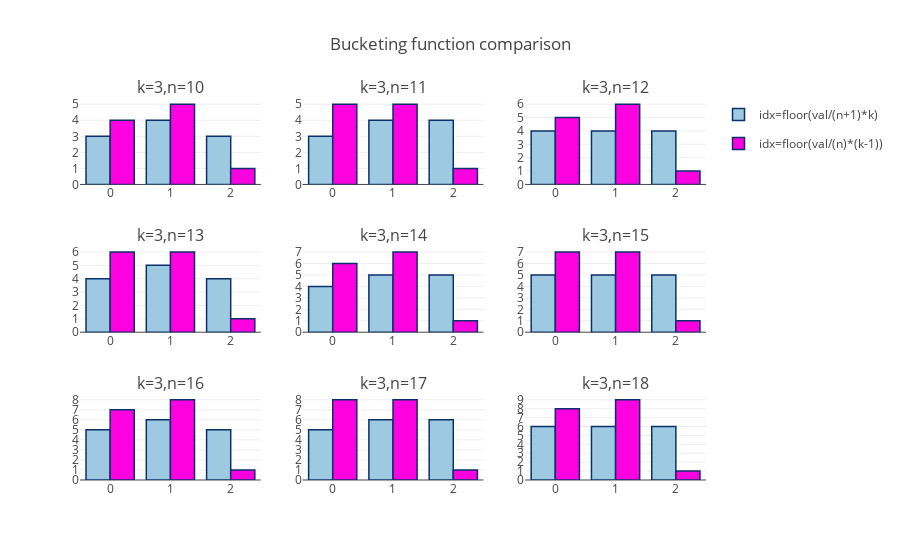

Write notebook code for a chart like this one.
### Code cell
from math import ceil,floor
# r: rows, c: columns,k: buckets,n: bucket size, start: first n
# we are going to have r*c buckets
r=3
c=3
k=3
start=10
end=start+r*c
all_buckets=[]


# GENERATE end-start examples BUCKETS WITH BOTH BUCKET FUNCTIONS 

all_buckets=generate_buckets(start,end)

# GENERATE BASIS FOR THE PLOTS, THE PLOT WILL HAVE R*C subplots

subplot_titles=["k={},n={}".format(k,start+i)  for i in range(r*c)]
fig = tools.make_subplots(rows=r,cols=c,subplot_titles=subplot_titles)
fig['layout'].update(title="Bucketing function comparison")

    
# LOOP THROUGH ALL THE BUCKET PAIRS 
for i, buckets in enumerate(all_buckets):
    
    input1,input2=buckets
    x_input1=[i for i in range(len(input1))]
    y_input1=[len(i) for i in input1]
    x_input2=[i for i in range(len(input2))]
    y_input2=[len(i) for i in input2]
    
    # SHOW LEGEND ONLY FOR 1.st PLOT
    showlegend= True if i == 0 else False
    
    
    # GENERATE BARS FOR THE PLOT, KEEP BAR1 bars IN ITS OWN GROUP AND BAR2 IN ITS OWN GROUP
    bar1=go.Bar(x=x_input1,\
                y=y_input1,\
                legendgroup='group',\
                name='idx=floor(val/(n+1)*k)',\
                showlegend=showlegend,
                marker=dict(\
                            color='rgb(158,202,225)',
                            line=dict(\
                                      color='rgb(8,48,107)',\
                                      width=1.5,
                                     )
                           )
               )
    
    bar2=go.Bar(x=x_input2, 
                y=y_input2,\
                legendgroup='group2',\
                name='idx=floor(val/(n)*(k-1))',\
                showlegend=showlegend,\
                marker=dict(\
                            color='rgb(255,0,225)',\
                            line=dict(\
                                      color='rgb(8,48,107)',\
                                      width=1.5,
                                     )       
                           )
               )
    
    
    
    
    
    # CHOOSE ROW BASED ON INDEX DIVISION BY COL, AND COLUMN BASED ON INDEX MODULUS DIVISION BY COL
    current_row=ceil((i+1)/c)
    current_col=(i)%c +1 
    
    # APPEN BARS TO CHARS
    fig.append_trace(bar1,current_row,current_col)
    fig.append_trace(bar2,current_row,current_col)
   
#fig['layout'].update(xaxis1=dict(dtick=1),xaxis2=dict(dtick=1))

# UPDATE X,Y dticks to 10 on all subplots
for i in range(1,r*c+1):
    fig['layout']['xaxis{}'.format(i)].update(dtick=1)
    fig['layout']['yaxis{}'.format(i)].update(dtick=1)

    
# SHOW THE GENERATED PLOT

iplot(fig)

### Figure 1 — Plotly figure (JSON) as saved in the notebook; plotly's stock layout.template omitted (floating-point values rounded to 4 significant figures)
{"data": [{"legendgroup": "group", "marker": {"color": "rgb(158,202,225)", "line": {"color": "rgb(8,48,107)", "width": 1.5}}, "name": "idx=floor(val/(n+1)*k)", "showlegend": true, "type": "bar", "uid": "851d9bf7-af4a-4b5d-a72f-56ef8d98f5e1", "x": [0, 1, 2], "xaxis": "x", "y": [3, 4, 3], "yaxis": "y"}, {"legendgroup": "group2", "marker": {"color": "rgb(255,0,225)", "line": {"color": "rgb(8,48,107)", "width": 1.5}}, "name": "idx=floor(val/(n)*(k-1))", "showlegend": true, "type": "bar", "uid": "a47985a9-e20f-4192-b2de-748d78e7956d", "x": [0, 1, 2], "xaxis": "x", "y": [4, 5, 1], "yaxis": "y"}, {"legendgroup": "group", "marker": {"color": "rgb(158,202,225)", "line": {"color": "rgb(8,48,107)", "width": 1.5}}, "name": "idx=floor(val/(n+1)*k)", "showlegend": false, "type": "bar", "uid": "3407bfaa-2582-424a-ad1e-6e4f18408971", "x": [0, 1, 2], "xaxis": "x2", "y": [3, 4, 4], "yaxis": "y2"}, {"legendgroup": "group2", "marker": {"color": "rgb(255,0,225)", "line": {"color": "rgb(8,48,107)", "width": 1.5}}, "name": "idx=floor(val/(n)*(k-1))", "showlegend": false, "type": "bar", "uid": "e043d3e6-cc0e-4afb-a5f7-3feb1baf1e85", "x": [0, 1, 2], "xaxis": "x2", "y": [5, 5, 1], "yaxis": "y2"}, {"legendgroup": "group", "marker": {"color": "rgb(158,202,225)", "line": {"color": "rgb(8,48,107)", "width": 1.5}}, "name": "idx=floor(val/(n+1)*k)", "showlegend": false, "type": "bar", "uid": "f1bd939a-e447-464e-97b9-6ccd2e288841", "x": [0, 1, 2], "xaxis": "x3", "y": [4, 4, 4], "yaxis": "y3"}, {"legendgroup": "group2", "marker": {"color": "rgb(255,0,225)", "line": {"color": "rgb(8,48,107)", "width": 1.5}}, "name": "idx=floor(val/(n)*(k-1))", "showlegend": false, "type": "bar", "uid": "a5418c4e-b9d9-4662-a46a-272f4855a779", "x": [0, 1, 2], "xaxis": "x3", "y": [5, 6, 1], "yaxis": "y3"}, {"legendgroup": "group", "marker": {"color": "rgb(158,202,225)", "line": {"color": "rgb(8,48,107)", "width": 1.5}}, "name": "idx=floor(val/(n+1)*k)", "showlegend": false, "type": "bar", "uid": "1424364d-bd63-4270-93ea-b8ffe07d830b", "x": [0, 1, 2], "xaxis": "x4", "y": [4, 5, 4], "yaxis": "y4"}, {"legendgroup": "group2", "marker": {"color": "rgb(255,0,225)", "line": {"color": "rgb(8,48,107)", "width": 1.5}}, "name": "idx=floor(val/(n)*(k-1))", "showlegend": false, "type": "bar", "uid": "dc5e9c93-77cb-49cf-8dea-0d56a8ee52d3", "x": [0, 1, 2], "xaxis": "x4", "y": [6, 6, 1], "yaxis": "y4"}, {"legendgroup": "group", "marker": {"color": "rgb(158,202,225)", "line": {"color": "rgb(8,48,107)", "width": 1.5}}, "name": "idx=floor(val/(n+1)*k)", "showlegend": false, "type": "bar", "uid": "81485785-80bf-49b7-aa63-77920e2c99be", "x": [0, 1, 2], "xaxis": "x5", "y": [4, 5, 5], "yaxis": "y5"}, {"legendgroup": "group2", "marker": {"color": "rgb(255,0,225)", "line": {"color": "rgb(8,48,107)", "width": 1.5}}, "name": "idx=floor(val/(n)*(k-1))", "showlegend": false, "type": "bar", "uid": "e903e0cb-8348-4a95-9a27-49b631fd5625", "x": [0, 1, 2], "xaxis": "x5", "y": [6, 7, 1], "yaxis": "y5"}, {"legendgroup": "group", "marker": {"color": "rgb(158,202,225)", "line": {"color": "rgb(8,48,107)", "width": 1.5}}, "name": "idx=floor(val/(n+1)*k)", "showlegend": false, "type": "bar", "uid": "9cdc3d1c-0f32-4813-8f4d-ad6b9e1a04a4", "x": [0, 1, 2], "xaxis": "x6", "y": [5, 5, 5], "yaxis": "y6"}, {"legendgroup": "group2", "marker": {"color": "rgb(255,0,225)", "line": {"color": "rgb(8,48,107)", "width": 1.5}}, "name": "idx=floor(val/(n)*(k-1))", "showlegend": false, "type": "bar", "uid": "de3c942b-61fc-44bf-968b-37a47d218d6f", "x": [0, 1, 2], "xaxis": "x6", "y": [7, 7, 1], "yaxis": "y6"}, {"legendgroup": "group", "marker": {"color": "rgb(158,202,225)", "line": {"color": "rgb(8,48,107)", "width": 1.5}}, "name": "idx=floor(val/(n+1)*k)", "showlegend": false, "type": "bar", "uid": "8fa6b542-af4b-45cc-8286-dd6d2e6eb585", "x": [0, 1, 2], "xaxis": "x7", "y": [5, 6, 5], "yaxis": "y7"}, {"legendgroup": "group2", "marker": {"color": "rgb(255,0,225)", "line": {"color": "rgb(8,48,107)", "width": 1.5}}, "name": "idx=floor(val/(n)*(k-1))", "showlegend": false, "type": "bar", "uid": "deb96a1f-04b3-409d-8150-c0529e0482bc", "x": [0, 1, 2], "xaxis": "x7", "y": [7, 8, 1], "yaxis": "y7"}, {"legendgroup": "group", "marker": {"color": "rgb(158,202,225)", "line": {"color": "rgb(8,48,107)", "width": 1.5}}, "name": "idx=floor(val/(n+1)*k)", "showlegend": false, "type": "bar", "uid": "059e0dcf-41f2-4174-bf99-3e393f29ad92", "x": [0, 1, 2], "xaxis": "x8", "y": [5, 6, 6], "yaxis": "y8"}, {"legendgroup": "group2", "marker": {"color": "rgb(255,0,225)", "line": {"color": "rgb(8,48,107)", "width": 1.5}}, "name": "idx=floor(val/(n)*(k-1))", "showlegend": false, "type": "bar", "uid": "82950b20-3b0e-4da9-9f1a-1f3cdf6f2901", "x": [0, 1, 2], "xaxis": "x8", "y": [8, 8, 1], "yaxis": "y8"}, {"legendgroup": "group", "marker": {"color": "rgb(158,202,225)", "line": {"color": "rgb(8,48,107)", "width": 1.5}}, "name": "idx=floor(val/(n+1)*k)", "showlegend": false, "type": "bar", "uid": "b876c0c6-cdf5-4920-bd79-d3f194bfe8c1", "x": [0, 1, 2], "xaxis": "x9", "y": [6, 6, 6], "yaxis": "y9"}, {"legendgroup": "group2", "marker": {"color": "rgb(255,0,225)", "line": {"color": "rgb(8,48,107)", "width": 1.5}}, "name": "idx=floor(val/(n)*(k-1))", "showlegend": false, "type": "bar", "uid": "ac2328a8-0ce8-4871-b446-400b069c6653", "x": [0, 1, 2], "xaxis": "x9", "y": [8, 9, 1], "yaxis": "y9"}], "layout": {"annotations": [{"font": {"size": 16}, "showarrow": false, "text": "k=3,n=10", "x": 0.1444, "xanchor": "center", "xref": "paper", "y": 1, "yanchor": "bottom", "yref": "paper"}, {"font": {"size": 16}, "showarrow": false, "text": "k=3,n=11", "x": 0.5, "xanchor": "center", "xref": "paper", "y": 1, "yanchor": "bottom", "yref": "paper"}, {"font": {"size": 16}, "showarrow": false, "text": "k=3,n=12", "x": 0.8556, "xanchor": "center", "xref": "paper", "y": 1, "yanchor": "bottom", "yref": "paper"}, {"font": {"size": 16}, "showarrow": false, "text": "k=3,n=13", "x": 0.1444, "xanchor": "center", "xref": "paper", "y": 0.6111, "yanchor": "bottom", "yref": "paper"}, {"font": {"size": 16}, "showarrow": false, "text": "k=3,n=14", "x": 0.5, "xanchor": "center", "xref": "paper", "y": 0.6111, "yanchor": "bottom", "yref": "paper"}, {"font": {"size": 16}, "showarrow": false, "text": "k=3,n=15", "x": 0.8556, "xanchor": "center", "xref": "paper", "y": 0.6111, "yanchor": "bottom", "yref": "paper"}, {"font": {"size": 16}, "showarrow": false, "text": "k=3,n=16", "x": 0.1444, "xanchor": "center", "xref": "paper", "y": 0.2222, "yanchor": "bottom", "yref": "paper"}, {"font": {"size": 16}, "showarrow": false, "text": "k=3,n=17", "x": 0.5, "xanchor": "center", "xref": "paper", "y": 0.2222, "yanchor": "bottom", "yref": "paper"}, {"font": {"size": 16}, "showarrow": false, "text": "k=3,n=18", "x": 0.8556, "xanchor": "center", "xref": "paper", "y": 0.2222, "yanchor": "bottom", "yref": "paper"}], "title": {"text": "Bucketing function comparison"}, "xaxis": {"anchor": "y", "domain": [0, 0.2889], "dtick": 1}, "xaxis2": {"anchor": "y2", "domain": [0.3556, 0.6444], "dtick": 1}, "xaxis3": {"anchor": "y3", "domain": [0.7111, 1], "dtick": 1}, "xaxis4": {"anchor": "y4", "domain": [0, 0.2889], "dtick": 1}, "xaxis5": {"anchor": "y5", "domain": [0.3556, 0.6444], "dtick": 1}, "xaxis6": {"anchor": "y6", "domain": [0.7111, 1], "dtick": 1}, "xaxis7": {"anchor": "y7", "domain": [0, 0.2889], "dtick": 1}, "xaxis8": {"anchor": "y8", "domain": [0.3556, 0.6444], "dtick": 1}, "xaxis9": {"anchor": "y9", "domain": [0.7111, 1], "dtick": 1}, "yaxis": {"anchor": "x", "domain": [0.7778, 1], "dtick": 1}, "yaxis2": {"anchor": "x2", "domain": [0.7778, 1], "dtick": 1}, "yaxis3": {"anchor": "x3", "domain": [0.7778, 1], "dtick": 1}, "yaxis4": {"anchor": "x4", "domain": [0.3889, 0.6111], "dtick": 1}, "yaxis5": {"anchor": "x5", "domain": [0.3889, 0.6111], "dtick": 1}, "yaxis6": {"anchor": "x6", "domain": [0.3889, 0.6111], "dtick": 1}, "yaxis7": {"anchor": "x7", "domain": [0, 0.2222], "dtick": 1}, "yaxis8": {"anchor": "x8", "domain": [0, 0.2222], "dtick": 1}, "yaxis9": {"anchor": "x9", "domain": [0, 0.2222], "dtick": 1}}}
